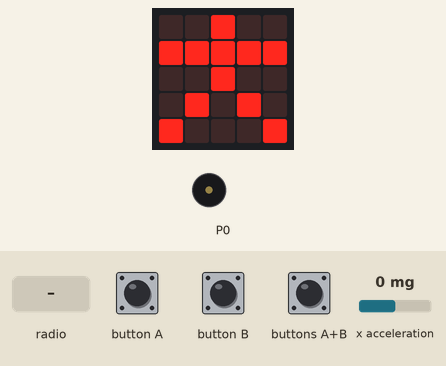
The program below on a simulated BBC micro:bit (MakeCode). Shown: the board's 5×5 LED display, buzzer (waves = sounding). The inputs (shaded band) are chosen by the test bench; at power-on: x acceleration 0 mg.

Above: at 0.1 s.
1.7 s: buttons A+B pressed for 0.15 s
At 2.9 s:
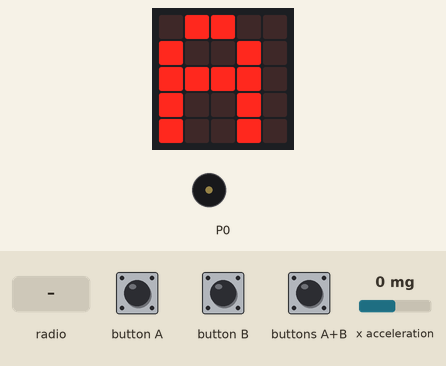
3.3 s: x acceleration set to 224 mg
5.2 s: x acceleration set to 268 mg
At 6.7 s:
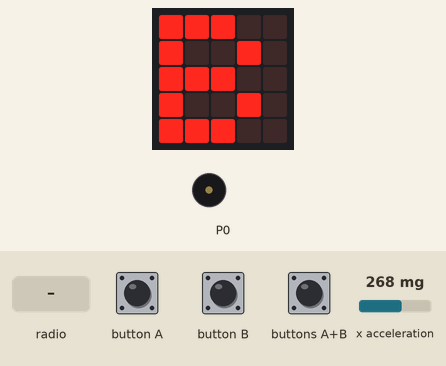
8.2 s: radio message "+" arrives
At 8.8 s:
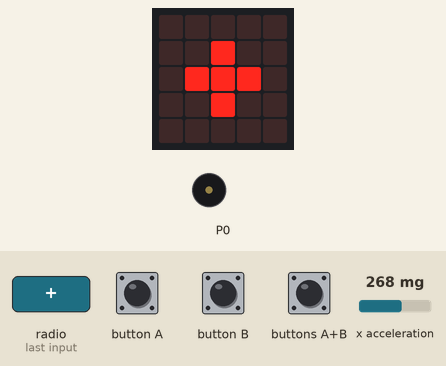
11.2 s: radio message "-" arrives
At 11.5 s:
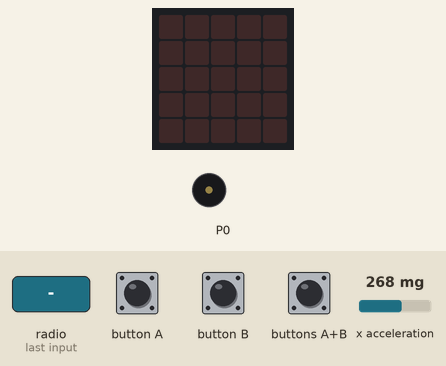
Timing chart, 0 to 14.2 s (numbered marks = the images above; inputs shaded):
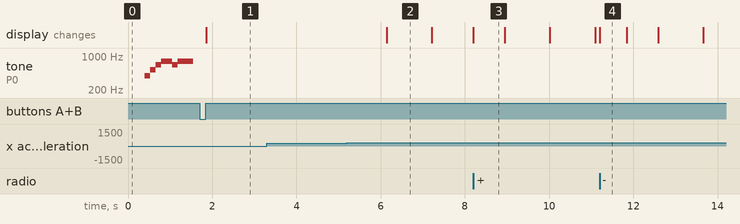

The program:

main.ts
```typescript
input.onButtonPressed(Button.A, function () {
    if (ich_bin_sender == 1) {
        radio.sendString("" + (auswahl_morsecode))
    } else {
        radio.sendString("+")
    }
})
input.onButtonPressed(Button.AB, function () {
    ich_bin_sender = 1
})
radio.onReceivedString(function (receivedString) {
    basic.clearScreen()
    basic.showString(receivedString)
    basic.pause(500)
})
input.onButtonPressed(Button.B, function () {
    radio.sendString("-")
    ich_bin_sender = 0
})
let auswahl_buchstabe = ""
let index = 0
let neigung = 0
let auswahl_morsecode = ""
let ich_bin_sender = 0
basic.showLeds(`
    . . # . .
    # # # # #
    . . # . .
    . # . # .
    # . . . #
    `)
let liste_morsecodes = [
".-",
"-...",
"-.-.",
"-..",
".",
"..-.",
"--.",
"....",
"..",
".---",
"-.-",
".-..",
"--",
"-.",
"---",
".--.",
"--.-",
".-.",
"...",
"-",
"..-",
"...-",
".--",
"-..-",
"-.--",
"--..",
".----",
"..---",
"...--",
"....-",
".....",
"-....",
"--...",
"---..",
"----.",
"-----"
]
let liste_buchstaben = [
"A",
"B",
"C",
"D",
"E",
"F",
"G",
"H",
"I",
"J",
"K",
"L",
"M",
"N",
"O",
"P",
"Q",
"R",
"S",
"T",
"U",
"V",
"W",
"X",
"Y",
"Z",
"1",
"2",
"3",
"4",
"5",
"6",
"7",
"8",
"9",
"0"
]
music.startMelody(music.builtInMelody(Melodies.PowerUp), MelodyOptions.Once)
let anz_bst = liste_buchstaben.length - 1
radio.setGroup(99)
ich_bin_sender = 0
basic.forever(function () {
    if (ich_bin_sender == 1) {
        neigung = input.acceleration(Dimension.X)
        if (neigung > 250) {
            index += 1
        }
        if (neigung < -250) {
            index += -1
        }
        if (index > anz_bst) {
            index = 0
        }
        if (index < 0) {
            index = anz_bst
        }
        auswahl_buchstabe = liste_buchstaben[index]
        auswahl_morsecode = liste_morsecodes[index]
        basic.showString("" + (auswahl_buchstabe))
        basic.pause(300)
    }
})
```

test.ts
```typescript
// Hier kann man Tests durchführen; diese Datei wird nicht kompiliert, wenn dieses Paket als Erweiterung verwendet wird.
```

Measured:
- the behaviour switches between 250 and 251 mg on x acceleration (found by bisection; images 1 and 2)
- after the input at 1.7 s, the display: changes after 0.16 s (image 1)
- after the input at 3.3 s, every drawn part: stays the same
- after the input at 5.2 s, the display: changes after 0.94 s (image 2)
- after the input at 8.2 s, the display: changes at once (image 3)
- after the input at 11.2 s, the display: changes at once (image 4)
- by itself, tone on P0: plays 392 Hz for 0.13 s, 523 Hz for 0.13 s, 659 Hz for 0.13 s, 784 Hz for 0.26 s, 659 Hz for 0.13 s, 784 Hz for 0.38 s
- what the display in image 2 shows lasts 1.1 s, from 6.1 s to 7.2 s
